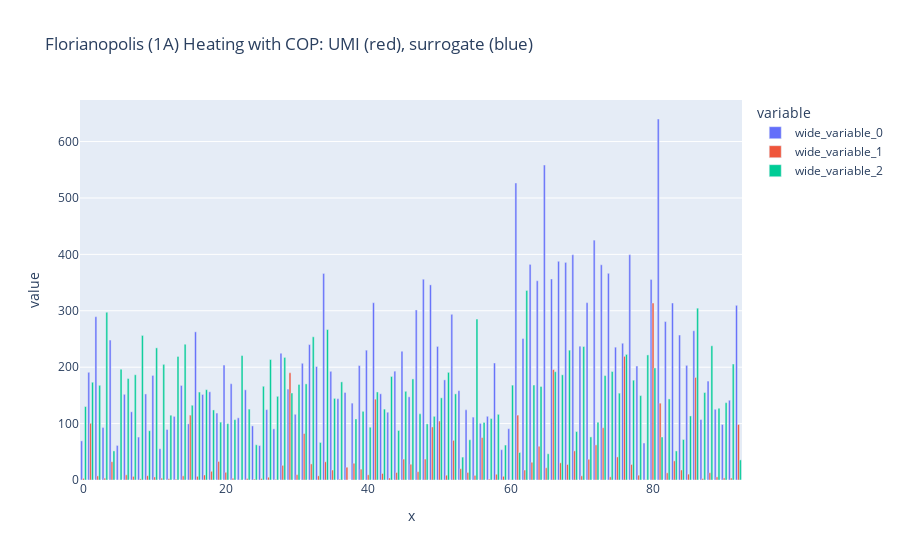

This figure's notebook cell:
### Code cell
fig = px.bar(
    x=annual_predictions.index,
    y=[
        annual_predictions.Heating.divide(COP_HEATING),
        umi_df[umi_df["load"] == "heating"]["annual"].divide(tfa, axis=0),
        CS_building_results['heating'].sum(axis=1),
    ],
    title="Florianopolis (1A) Heating with COP: UMI (red), surrogate (blue)",
    barmode="group"
)
fig.show()

### Figure 1 — Plotly figure (JSON) as saved in the notebook; plotly's stock layout.template omitted (floating-point values rounded to 4 significant figures)
{"data": [{"alignmentgroup": "True", "hovertemplate": "variable=wide_variable_0<br>x=%{x}<br>value=%{y}<extra></extra>", "legendgroup": "wide_variable_0", "marker": {"color": "#636efa", "pattern": {"shape": ""}}, "name": "wide_variable_0", "offsetgroup": "wide_variable_0", "orientation": "v", "showlegend": true, "textposition": "auto", "type": "bar", "x": [0, 1, 2, 3, 4, 5, 6, 7, 8, 9, 10, 11, 12, 13, 14, 15, 16, 17, 18, 19, 20, 21, 22, 23, 24, 25, 26, 27, 28, 29, 30, 31, 32, 33, 34, 35, 36, 37, 38, 39, 40, 41, 42, 43, 44, 45, 46, 47, 48, 49, 50, 51, 52, 53, 54, 55, 56, 57, 58, 59, 60, 61, 62, 63, 64, 65, 66, 67, 68, 69, 70, 71, 72, 73, 74, 75, 76, 77, 78, 79, 80, 81, 82, 83, 84, 85, 86, 87, 88, 89, 90, 91, 92], "xaxis": "x", "y": [69.35, 190.9, 289.5, 92.91, 248.1, 61.25, 151.9, 120.9, 76.12, 152.6, 185.4, 55.51, 89.55, 112.8, 167.6, 99.59, 262.7, 151.6, 156.3, 118.7, 203.7, 170.7, 110.2, 159.9, 95.95, 61.05, 124.8, 90.66, 224.6, 161.2, 116.5, 206.9, 240.1, 201.2, 366.2, 192.7, 144.1, 155.3, 136.3, 203.0, 230.2, 314.3, 152.8, 120.1, 192.9, 228.2, 147.4, 301.5, 356.0, 345.9, 236.8, 177.5, 293.8, 158.4, 124.4, 111.5, 100.3, 112.9, 207.4, 53.72, 90.94, 526.6, 250.8, 382.2, 353.2, 558.3, 356.4, 387.8, 385.8, 399.4, 237.2, 314.4, 425.3, 381.6, 366.4, 235.5, 242.5, 399.5, 202.1, 65.62, 355.6, 640.0, 280.9, 313.8, 257.0, 203.3, 264.6, 107.2, 175.4, 125.3, 98.52, 141.4, 309.7], "yaxis": "y"}, {"alignmentgroup": "True", "hovertemplate": "variable=wide_variable_1<br>x=%{x}<br>value=%{y}<extra></extra>", "legendgroup": "wide_variable_1", "marker": {"color": "#EF553B", "pattern": {"shape": ""}}, "name": "wide_variable_1", "offsetgroup": "wide_variable_1", "orientation": "v", "showlegend": true, "textposition": "auto", "type": "bar", "x": [0, 1, 2, 3, 4, 5, 6, 7, 8, 9, 10, 11, 12, 13, 14, 15, 16, 17, 18, 19, 20, 21, 22, 23, 24, 25, 26, 27, 28, 29, 30, 31, 32, 33, 34, 35, 36, 37, 38, 39, 40, 41, 42, 43, 44, 45, 46, 47, 48, 49, 50, 51, 52, 53, 54, 55, 56, 57, 58, 59, 60, 61, 62, 63, 64, 65, 66, 67, 68, 69, 70, 71, 72, 73, 74, 75, 76, 77, 78, 79, 80, 81, 82, 83, 84, 85, 86, 87, 88, 89, 90, 91, 92], "xaxis": "x", "y": [2.867, 100.5, 7.297, 3.294, 32.5, 0.3004, 9.184, 6.406, 2.08, 7.636, 5.383, 3.309, 2.277, 1.444, 7.322, 115.0, 6.518, 8.92, 15.43, 32.92, 13.65, 3.289, 0.6233, 2.704, 1.607, 2.662, 4.938, 1.114, 25.95, 190.1, 9.481, 82.41, 28.55, 7.434, 32.3, 17.73, 1.381, 22.63, 29.73, 19.27, 9.259, 143.3, 11.57, 3.538, 13.33, 37.07, 28.03, 14.74, 37.17, 94.05, 104.6, 8.516, 70.3, 19.98, 13.21, 8.155, 75.27, 1.611, 10.18, 6.582, 0.476, 115.0, 17.67, 31.59, 59.87, 21.71, 195.7, 30.47, 27.53, 51.64, 7.373, 36.69, 62.24, 92.67, 5.618, 40.91, 219.3, 27.56, 8.604, 0.5329, 313.7, 136.3, 12.75, 33.94, 17.79, 10.43, 181.8, 2.631, 12.93, 5.493, 3.633, 3.459, 98.42], "yaxis": "y"}, {"alignmentgroup": "True", "hovertemplate": "variable=wide_variable_2<br>x=%{x}<br>value=%{y}<extra></extra>", "legendgroup": "wide_variable_2", "marker": {"color": "#00cc96", "pattern": {"shape": ""}}, "name": "wide_variable_2", "offsetgroup": "wide_variable_2", "orientation": "v", "showlegend": true, "textposition": "auto", "type": "bar", "x": [0, 1, 2, 3, 4, 5, 6, 7, 8, 9, 10, 11, 12, 13, 14, 15, 16, 17, 18, 19, 20, 21, 22, 23, 24, 25, 26, 27, 28, 29, 30, 31, 32, 33, 34, 35, 36, 37, 38, 39, 40, 41, 42, 43, 44, 45, 46, 47, 48, 49, 50, 51, 52, 53, 54, 55, 56, 57, 58, 59, 60, 61, 62, 63, 64, 65, 66, 67, 68, 69, 70, 71, 72, 73, 74, 75, 76, 77, 78, 79, 80, 81, 82, 83, 84, 85, 86, 87, 88, 89, 90, 91, 92], "xaxis": "x", "y": [130.2, 173.3, 167.9, 297.4, 51.56, 196.4, 179.9, 186.6, 256.3, 87.38, 234.3, 205.0, 114.9, 219.1, 240.7, 132.5, 155.9, 160.1, 124.2, 102.6, 99.93, 107.0, 220.6, 125.7, 62.41, 166.2, 213.5, 148.3, 217.3, 154.2, 169.5, 170.4, 253.9, 66.54, 266.7, 144.7, 173.9, 0, 108.4, 121.7, 93.54, 156.1, 125.7, 183.6, 87.8, 157.2, 179.2, 117.4, 99.47, 112.9, 145.7, 190.8, 152.7, 40.59, 71.33, 285.2, 102.1, 109.0, 116.4, 61.96, 168.2, 48.73, 336.0, 168.4, 165.9, 46.46, 192.0, 186.5, 230.2, 85.91, 236.7, 76.38, 102.6, 185.1, 192.4, 153.9, 222.7, 177.0, 149.6, 221.7, 198.7, 76.34, 143.7, 51.53, 71.81, 113.6, 304.6, 155.1, 237.9, 127.2, 137.1, 205.6, 35.66], "yaxis": "y"}], "layout": {"barmode": "group", "legend": {"title": {"text": "variable"}, "tracegroupgap": 0}, "title": {"text": "Florianopolis (1A) Heating with COP: UMI (red), surrogate (blue)"}, "xaxis": {"anchor": "y", "domain": [0, 1], "title": {"text": "x"}}, "yaxis": {"anchor": "x", "domain": [0, 1], "title": {"text": "value"}}}}
